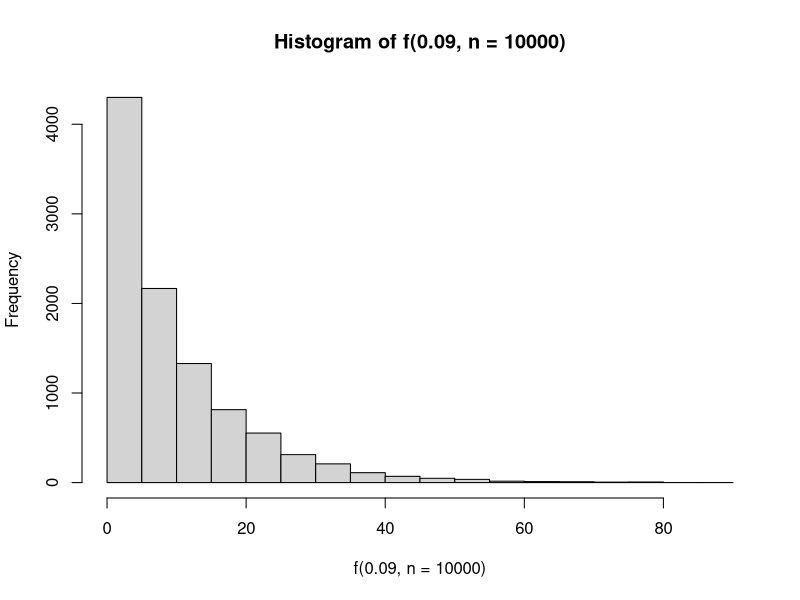
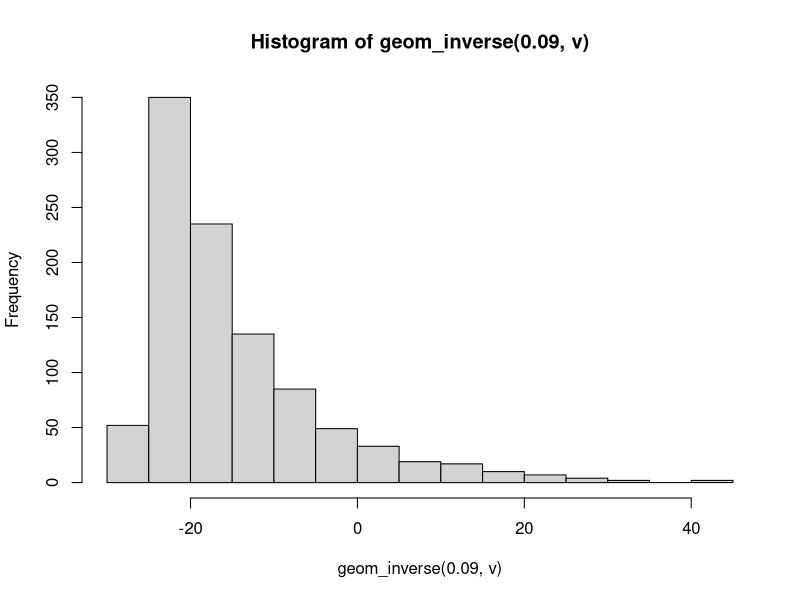
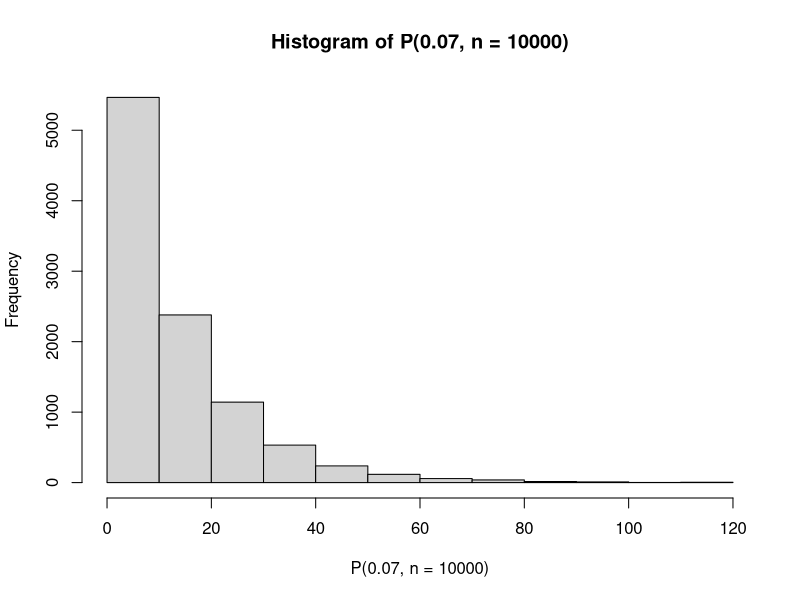

The R source for these figures, in order:
# SIMULACIÓN DE LA VARIABLE ALEATORIA GEOMÉTRICA

#--------------------------
# Primer método
#--------------------------
f <- function(p, n = 1) {
    vec <- c()
    for(i in 1:n) {
        num_iter <- 0
        while(T){
            if(runif(1) < p){
                vec <- c(vec, num_iter)
                break
            }
            num_iter <- num_iter + 1
        }
    }   
    return(vec)
}
hist(f(.09, n=10000))

#--------------------------
# Segundo método: Transformanda inversa
#--------------------------
geom <- function(x, p){
  return(p * (1 - p) ^ x);
}

geom_inverse <- function(p, y) {
  numerador <- log(1/p) + log(1-y)
  denominador <- log(1-p)
  return (numerador / denominador)
}
v <- runif(1000)
hist(geom_inverse(0.09, v))



#--------------------------
# Tercer método: Intervalos
#--------------------------
densidad <- function(x, p){
  return(p * (1 - p) ^ x);
}

P <- function(p, n = 1){
  v <- c()
  for(i in 1:n){
    x <- runif(1);
    # Vamos a truncar los intervalos a este numero maximo
    maximo <- 10 %/% p; 
    limite_superior <- 0
    for(i in 0:maximo){
      limite_inferior <- limite_superior;
      limite_superior <- limite_superior + densidad(i, p);       
      if(limite_inferior < x && x < limite_superior){
        v <- c(v, i);
        break;
      }
    } 
    if(x > limite_superior){
      v <- c(v, maximo + 1);
    }
  }
  return(v);
}
hist(P(.07, n=10000))


